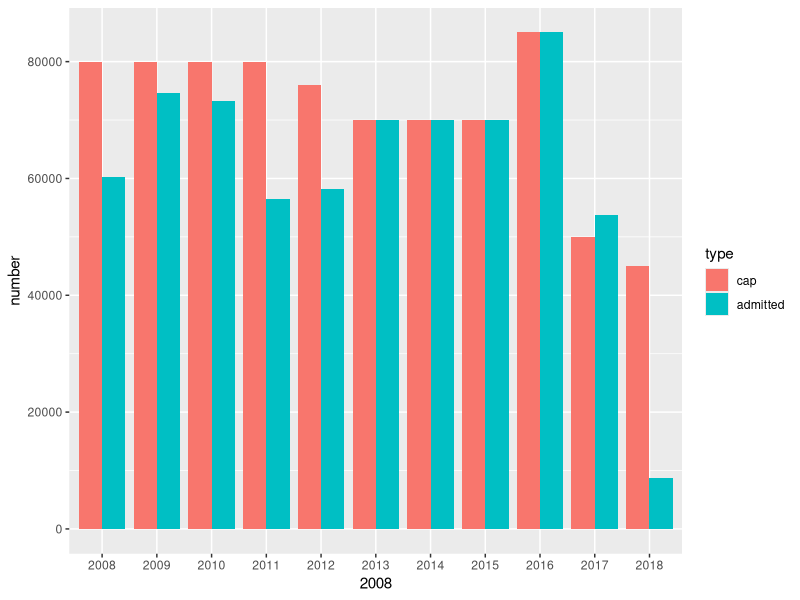
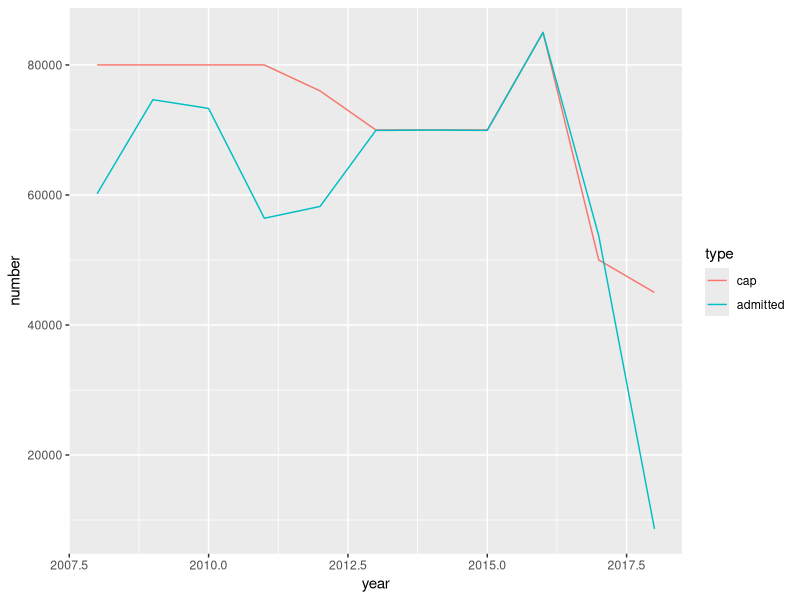
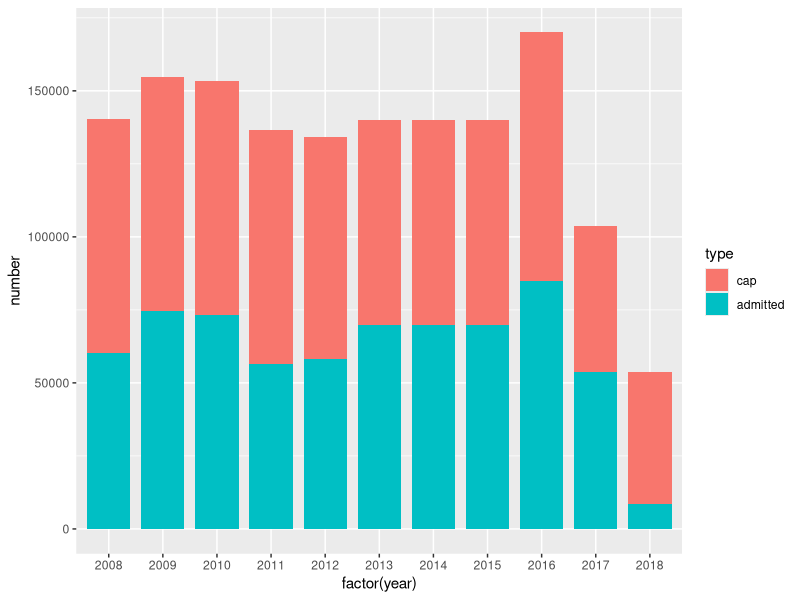
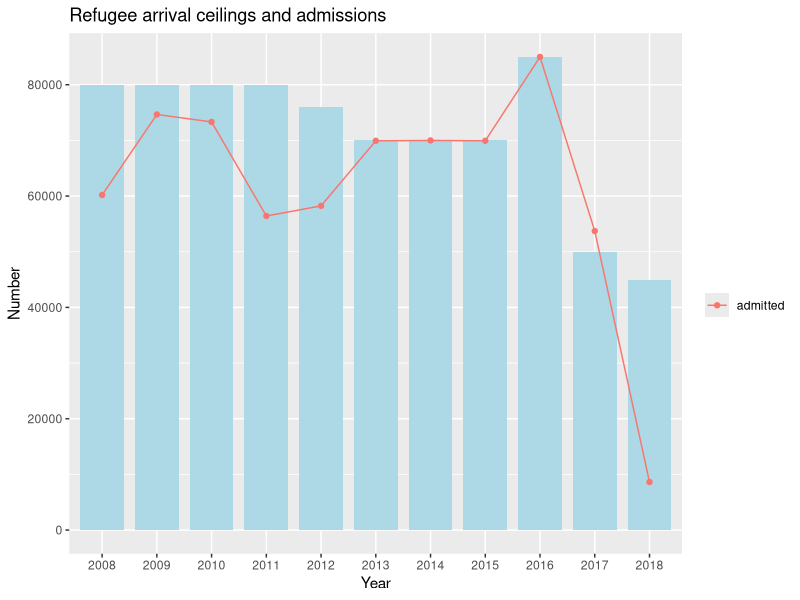

Generate these figures, in order, with R:
## ---- chunk 1
knitr::opts_chunk$set(echo = TRUE)
## ---- chunk 2
library(ggplot2)
library(reshape2)
df <- read.csv('ceiling.csv')
names(df) <- tolower(names(df))
head(df)
## ---- chunk 3
dfl <- melt(df) #data frame long-term
dfl
## ---- chunk 4
dfl<- melt(df, id.vars ="year")
colnames(dfl) <- c('year','type','number')
dfl
## ---- chunk 5
library (ggplot2)
library (ggthemes)
library (scales)

head(dfl)

ggplot(dfl, aes(x=factor(dfl$year), y=number, fill = type))+
  geom_bar(position = 'dodge', stat = "identity", width=0.85)+
  scale_x_discrete(dfl$year)


## ---- chunk 6
View(dfl)
ggplot(dfl, aes(x=year, y=number, group=type))+
  geom_line(aes(color=type))
## ---- chunk 7
library(dplyr)
ADM <- dfl %>%
  filter(type == 'admitted')
CAP <- dfl%>%
  filter(type =='cap')

ggplot(dfl, aes(x=factor(year), y=number,group=type,fill=type))+
  geom_bar(stat='identity',width=0.8)

ggplot(CAP, aes(x=factor(year), y=number))+
  geom_bar(stat='identity',width=0.8,fill='lightblue')+
  geom_line(data=ADM,aes(color=type,group=type))+
  geom_point(data=ADM,aes(color=type))+
  labs(title='Refugee arrival ceilings and admissions', x='Year', y='Number',color = '')
#number of 2018 is subjected to change since its not the final number. 

